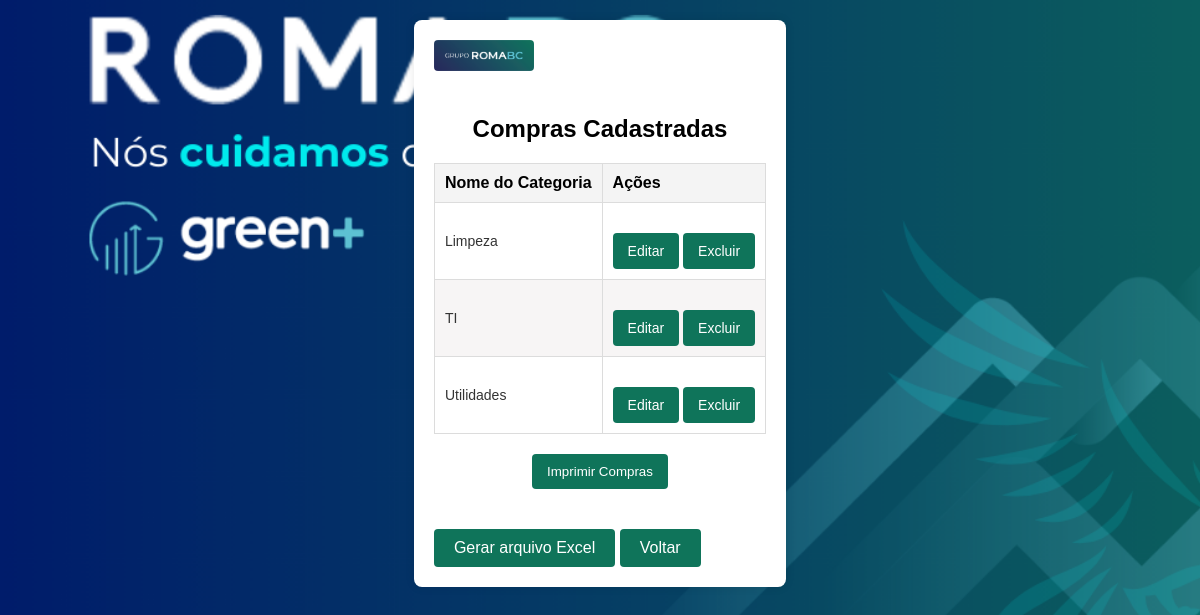
/visualizar_categoria.php (signed in), run on the app's committed database.
### tables this page shows
CREATE TABLE `categorias` (
  `id_categoria` int(11) NOT NULL,
  `nome_categoria` varchar(255) NOT NULL
);

### visualizar_categoria.php (the view, shortened to what this page needs)
<?php
$host = "localhost";
$username = "root";
$password = "";
$dbname = "compras";
$conn = new mysqli($host, $username, $password, $dbname);
$sql = "SELECT * FROM categorias";
$result = $conn->query($sql);
?>
<!DOCTYPE html>
<html lang="pt-BR">
<head>
    <link rel="stylesheet" href="./css/visualizar_compras.css">
</head>
<body>
    <div class="container">
        <img src="./img/logo1.png" alt="Logo">
        <h2>Compras Cadastradas</h2>
        <table>
            <thead>
                <tr>
                    <th>Nome do Categoria</th>
                    <th>Ações</th>
                </tr>
            </thead>
            <tbody>
                <?php
                if ($result->num_rows > 0) { ?>
                    <?php while ($row = $result->fetch_assoc()) { ?>
                        <tr>
                            <td><?php echo $row['nome_categoria']; ?></td>
                            <td>
                                <a href="editar_categoria.php?idcategoria=<?php echo $row['id_categoria']; ?>" class="button">Editar</a>
                                <a href="visualizar_compras.php?excluir=<?php echo $row['id']; ?>" class="button" onclick="return confirm('Tem certeza que deseja excluir esta compra?')">Excluir</a>
                            </td>
                        </tr>
                    <?php } ?>
                <?php } else { ?>
                    <tr>
                        <td colspan="5">Nenhuma compra registrada.</td>
                    </tr>
                <?php } ?>
            </tbody>
        </table>
        <button class="button print-button" onclick="window.print()">Imprimir Compras</button>
        <a href="exportar_excel.php">Gerar arquivo Excel</a>
        <a href="menu.php">Voltar</a>
    </div>
</body>
</html>

### CSS/visualizar_compras.css (style rules this page uses)
body { font-family: Arial, sans-serif; background-image: url(../img/logo4.png); background-repeat: no-repeat; background-size: cover; display: flex; justify-content: center; align-items: flex-start; min-height: 100vh; margin: 0; padding-top: 20px; }
.container { background-color: #fff; padding: 20px; border-radius: 8px; box-shadow: 0 0 10px rgba(0, 0, 0, 0.1); max-width: 1000px; overflow-x: auto; }
.container img { max-width: 100px; margin-bottom: 20px; border-radius: 4px; }
h2 { text-align: center; margin-bottom: 20px; }
table { width: 100%; border-collapse: collapse; margin-bottom: 20px; }
table, th, td { border: 1px solid #dcdcdc; }
th, td { padding: 10px; text-align: left; vertical-align: middle; }
th { background-color: #f4f4f4; font-weight: bold; }
tr:nth-child(even) { background-color: #f7f5f5; }
td { font-size: 14px; color: #333; }
.button { background-color: #0F745A; color: white; padding: 10px 15px; border: none; border-radius: 4px; cursor: pointer; text-align: center; }
.print-button { display: block; margin: 20px auto; }
a { display: inline-block; margin-top: 20px; text-align: center; padding: 10px 20px; background-color: #0F745A; color: white; text-decoration: none; border-radius: 4px; }

### data on the page
categorias: nome_categoria "Limpeza"
categorias: nome_categoria "TI"
categorias: nome_categoria "Utilidades"
